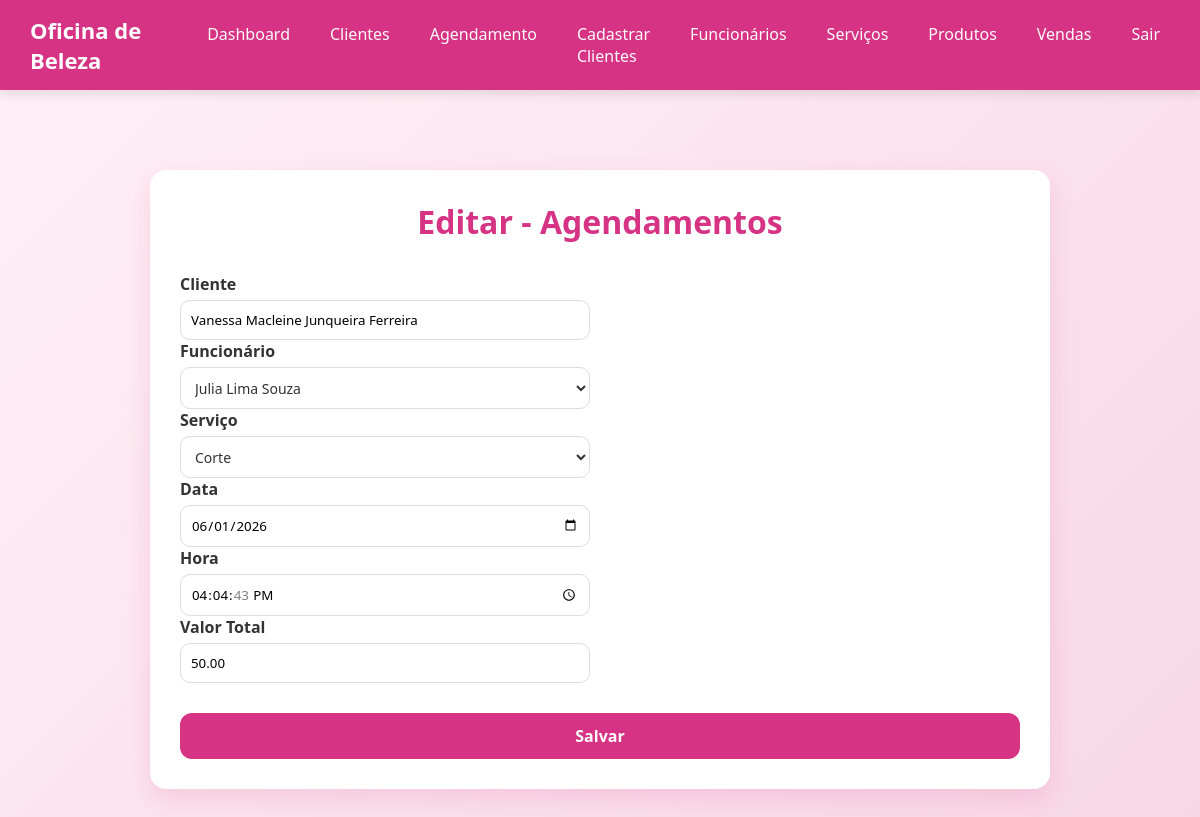
The page /editar-agendamento.php?id=2 on the database its author committed.
### tables this page shows
CREATE TABLE IF NOT EXISTS `tb_agendamento` (
  `id` int(11) NOT NULL AUTO_INCREMENT,
  `id_cliente` int(11) NOT NULL,
  `id_funcionario` int(11) NOT NULL,
  `id_servico` int(11) NOT NULL,
  `data` date NOT NULL DEFAULT current_timestamp(),
  `hora` time NOT NULL DEFAULT current_timestamp(),
  `valor` decimal(10,2) NOT NULL,
  `status` enum('Cancelar','Confirmar','Concluído') NOT NULL,
  PRIMARY KEY (`id`),
  KEY `fk_id_cliente` (`id_cliente`),
  KEY `fk_id_funcionario` (`id_funcionario`),
  KEY `fk_id_servico` (`id_servico`),
  CONSTRAINT `fk_id_cliente` FOREIGN KEY (`id_cliente`) REFERENCES `tb_cliente` (`id`) ON DELETE NO ACTION ON UPDATE NO ACTION,
  CONSTRAINT `fk_id_funcionario` FOREIGN KEY (`id_funcionario`) REFERENCES `tb_funcionario` (`id`) ON DELETE NO ACTION ON UPDATE NO ACTION,
  CONSTRAINT `fk_id_servico` FOREIGN KEY (`id_servico`) REFERENCES `tb_servico` (`id`) ON DELETE NO ACTION ON UPDATE NO ACTION
);

CREATE TABLE IF NOT EXISTS `tb_cliente` (
  `id` int(11) NOT NULL AUTO_INCREMENT,
  `nome` varchar(200) NOT NULL,
  `data_nascimento` date NOT NULL,
  `endereco` varchar(150) NOT NULL,
  `email` varchar(200) NOT NULL,
  `telefone` varchar(15) NOT NULL,
  `cidade` varchar(150) NOT NULL,
  `estado` varchar(100) NOT NULL,
  `data_cadastro` datetime NOT NULL DEFAULT current_timestamp(),
  `ativo` tinyint(4) NOT NULL DEFAULT 1,
  PRIMARY KEY (`id`),
  UNIQUE KEY `email` (`email`)
);

CREATE TABLE IF NOT EXISTS `tb_funcionario` (
  `id` int(11) NOT NULL AUTO_INCREMENT,
  `nome` varchar(200) NOT NULL,
  `email` varchar(200) NOT NULL,
  `telefone` varchar(15) NOT NULL,
  `senha` varchar(200) NOT NULL,
  `token` varchar(50) DEFAULT NULL,
  `data_cadastro` datetime NOT NULL DEFAULT current_timestamp(),
  `status` enum('ativo','inativo') NOT NULL DEFAULT 'ativo',
  PRIMARY KEY (`id`),
  UNIQUE KEY `email` (`email`)
);

CREATE TABLE IF NOT EXISTS `tb_servico` (
  `id` int(11) NOT NULL AUTO_INCREMENT,
  `nome_servico` varchar(200) NOT NULL,
  `descricao` text NOT NULL,
  `preco` decimal(10,2) NOT NULL,
  `duracao` varchar(50) NOT NULL,
  `categoria` enum('Cabelo','Unha','Sobrancelha','Maquiagem') NOT NULL,
  `data_cadastro` datetime NOT NULL DEFAULT current_timestamp(),
  `status` enum('ativo','inativo') NOT NULL DEFAULT 'ativo',
  PRIMARY KEY (`id`)
);

### backend/funcoes.php (called while the page is built, shortened)
<?php
require_once 'conexao.php';
function listarFuncionario()
{
    global $conexao;
    try {
        $sql = "SELECT * FROM tb_funcionario";
        $comando = $conexao->prepare($sql);
        $comando->execute();
        return $comando->fetchAll(PDO::FETCH_ASSOC);
    } catch (PDOException $erro) {
        error_log($erro->getMessage());
        echo "Não foi possível executar a função";
    }
}
function listarServico()
{
    global $conexao;
    try {
        $sql = "SELECT * FROM tb_servico";
        $comando = $conexao->prepare($sql);
        $comando->execute();
        return $comando->fetchAll(PDO::FETCH_ASSOC);
    } catch (PDOException $erro) {
        error_log($erro->getMessage());
        echo "Não foi possível executar a função";
    }
}
function listarAgendamentoDados($id)
{
    global $conexao;
    try {
        $sql = "SELECT
            tb_agendamento.*,
            tb_cliente.nome,
            tb_funcionario.nome as funcionario,
            tb_servico.nome_servico
        FROM tb_agendamento
        INNER JOIN tb_cliente ON tb_cliente.id = tb_agendamento.id_cliente
        INNER JOIN tb_funcionario ON tb_funcionario.id = tb_agendamento.id_funcionario
        INNER JOIN tb_servico ON tb_servico.id = tb_agendamento.id_servico
        WHERE tb_agendamento.id=$id";
        $comando = $conexao->prepare($sql);
        $comando->execute();
        return $comando->fetchAll(PDO::FETCH_ASSOC);
    } catch (PDOException $erro) {
        echo "Erro ao conectar no banco de dados" . $erro->getMessage();
    }
}

### editar-agendamento.php (the view, shortened to what this page needs)
<?php
require_once 'backend/funcoes.php';
$id = $_GET['id'];
$agendamentos = listarAgendamentoDados($id);
$funcionarios = listarFuncionario();
$servicos = listarServico();
?>
<!DOCTYPE html>
<html lang="pt-br">
<head>
    <link rel="stylesheet" href="assets/css/funcionario/funcionario.css">
</head>
<body>
    <?php require_once 'includes/header.php';
    ?>
    <div class="container">
        <h1>Editar - Agendamentos</h1>
        <form action="backend/atualizar-agendamentos.php?id=<?php echo $agendamentos[0]['id']; ?>" method="post">
            <div class="form-grid">
                <div class="input-group">
                    <label>Cliente</label>
                    <input value="<?php echo $agendamentos[0]['nome']; ?>" type="text" name="cliente" id="cliente" readonly>
                </div>
                <div class="input-group">
                    <label>Funcionário</label>
                    <select name="id_funcionario" id="id_funcionario" required>
                        <?php foreach ($funcionarios as $funcionario): ?>
                            <option value="<?php echo $funcionario['id']; ?>" <?php echo $agendamentos[0]['id_funcionario'] == $funcionario['id'] ? 'selected' : '' ?>><?php echo $funcionario['nome']; ?></option>
                        <?php endforeach; ?>
                    </select>
                </div>
                <div class="input-group">
                    <label>Serviço</label>
                    <select name="id_servico" id="id_servico" required>
                        <?php foreach ($servicos as $servico): ?>
                            <option value="<?php echo $servico['id']; ?>" <?php echo $agendamentos[0]['id_servico'] == $servico['id'] ? 'selected' : '' ?>><?php echo $servico['nome_servico']; ?></option>
                        <?php endforeach; ?>
                    </select>
                </div>
                <div class="input-group">
                    <label>Data</label>
                    <input value="<?php echo $agendamentos[0]['data']; ?>" type="date" name="data" id="data">
                </div>
                <div class="input-group">
                    <label>Hora</label>
                    <input value="<?php echo $agendamentos[0]['hora']; ?>" type="time" name="hora" id="hora">
                </div>
                <div class="input-group">
                    <label>Valor Total</label>
                    <input value="<?php echo $agendamentos[0]['valor']; ?>" type="number" name="valor" id="valor">
                </div>
            </div>
            <input type="submit" value="Salvar">
        </form>
    </div>
</body>
</html>

### assets/css/funcionario/funcionario.css (style rules this page uses)
.container { max-width: 900px; margin: 80px auto 40px auto; padding: 30px; background: #fff; border-radius: 16px; box-shadow: 0 10px 25px rgba(214, 51, 132, 0.15); }
.container h1 { text-align: center; margin-bottom: 30px; color: #d63384; }
form { display: grid; grid-template-columns: repeat(2, 1fr); gap: 20px; }
.input-group { display: flex; flex-direction: column; }
.input-group label { margin-bottom: 5px; font-weight: 600; }
.input-group input { padding: 10px; border-radius: 10px; border: 1px solid #ddd; outline: none; transition: 0.3s; }
input[type="submit"] { grid-column: span 2; margin-top: 10px; padding: 12px; background: #d63384; border: none; color: white; font-size: 16px; font-weight: bold; border-radius: 12px; cursor: pointer; transition: 0.3s; }
.input-group select { width: 100%; height: 42px; padding: 0 10px; border: 1px solid #ddd; border-radius: 10px; background: #fff; font-size: 14px; color: #333; outline: none; cursor: pointer; transition: 0.3s; }

### assets/css/style.css (style rules this page uses)
* { margin: 0; padding: 0; box-sizing: border-box; font-family: 'Segoe UI', Tahoma, Geneva, Verdana, sans-serif; }
body { background: linear-gradient(135deg, #fff0f6, #f8d7e5); color: #333; }

### rows shown on the page
tb_agendamento: cliente "Vanessa Macleine Junqueira Ferreira", id_funcionario "Julia Lima Souza", id_servico "Corte", data "06/01/2026", hora "16:04:43", valor "50.00"
